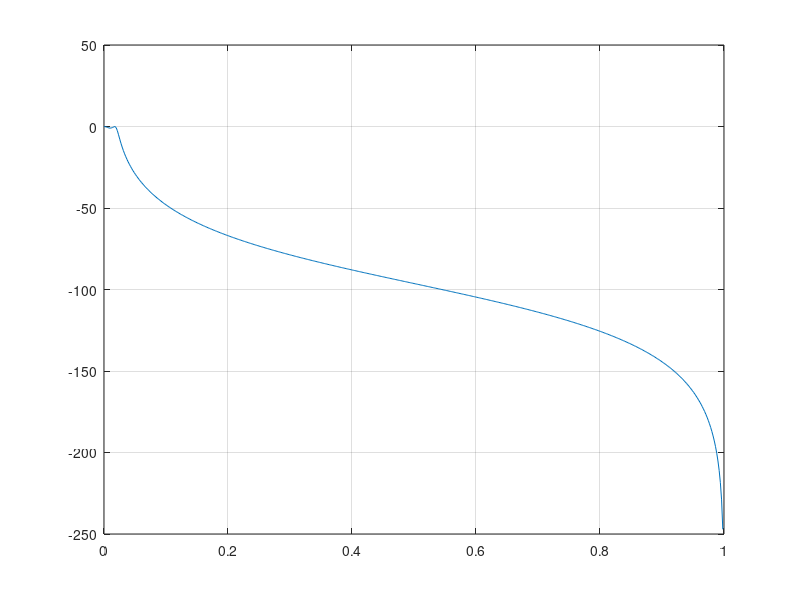

Source code (MATLAB): (Note: this script raises an error after producing the figure.)
%% Experiment - 5
% Exercise - 5
clc;
clear;

%% IIR Chebyshev low-pass filter
F_s = 10000;  % Sampling frequency
r_p = 1;  % Pass band peak ripple (dB)
r_s = 80;  % Stop band peak ripple (dB)
f_p = 100;  w_p = 2 * f_p / F_s;  % Pass band edge frequency
f_s = 2000;  w_s = 2 * f_s / F_s;  % Stop band edge frequency

[N, Wn] = cheb1ord(w_p, w_s, r_p, r_s);  % Chebyshev filter order
[NUM, DEN] = cheby1(N, r_p, w_p, 'low');  % Chebyshev filter

[H, W] = freqz(NUM, DEN);  % Frequency response

figure;
plot(W / pi, 20 * log10(abs(H))); grid ON;
title("Frequency response of IIR Chebyshev low-pass filter", "Ashrith 200902016")
xlabel('Normalised frequency (\times \pi rad/sample)'), ylabel('Magnitude (dB)')

figure;
zplane(NUM, DEN);
title("Pole-Zero Plot", "Ashrith 200902016")
